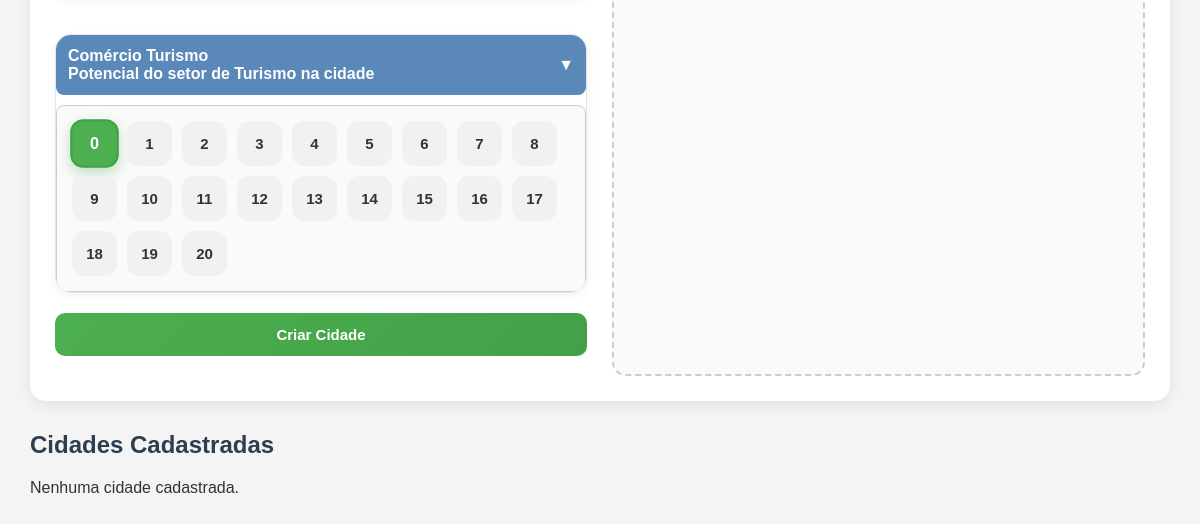
The app's page /Pages/adm/index.php (signed in, lower part), older data.
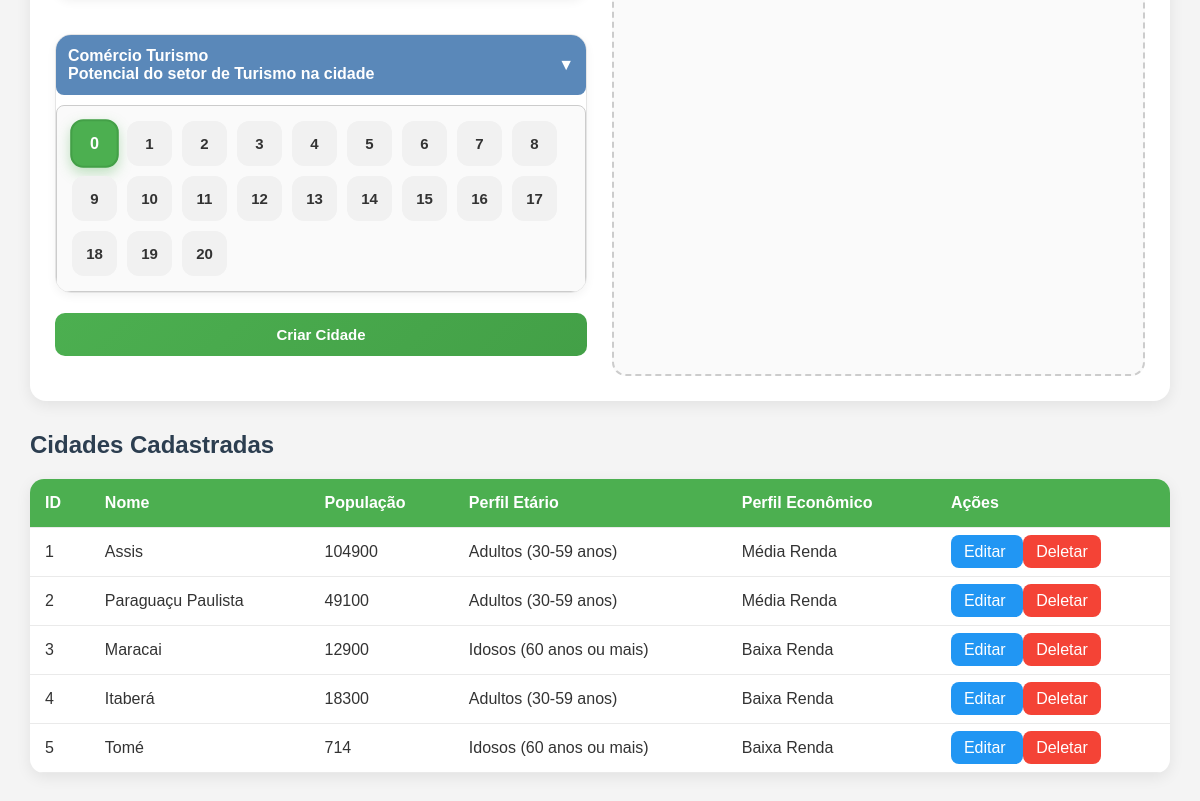
The same page, newer data.
### tables this page shows
CREATE TABLE `cidades` (
  `id` int(11) NOT NULL,
  `nome` varchar(255) NOT NULL,
  `populacao_quant` int(11) NOT NULL,
  `perfil_etario` varchar(255) NOT NULL,
  `perfil_economico` varchar(255) NOT NULL,
  `comercio_alimentacao` int(11) NOT NULL,
  `comercio_moda` int(11) NOT NULL,
  `comercio_tecnologia` int(11) NOT NULL,
  `comercio_varejo` int(11) NOT NULL,
  `comercio_servicos` int(11) NOT NULL,
  `comercio_turismo` int(11) NOT NULL
);

### BE/Controller/adm/cidadeC.php (called while the page is built, shortened)
<?php
require_once __DIR__ . '/../../Model/adm/cidadeM.php';
class CidadeController {
    private $model;
    public function __construct() {
        $this->model = new CidadeModel();
    }
    public function index() {
        return $this->model->getAll();
    }
}

### BE/Model/adm/cidadeM.php (called while the page is built, shortened)
<?php
require_once __DIR__ . '/../../DB/Database.php';
class CidadeModel {
    private $pdo;
    public function __construct() {
        global $pdo;
        $this->pdo = $pdo;
    }
    public function getAll() {
        $stmt = $this->pdo->query("SELECT * FROM cidades");
        return $stmt->fetchAll(PDO::FETCH_ASSOC);
    }
}

### Pages/adm/index.php (the view, shortened to what this page needs)
<?php
require_once __DIR__ . '/../../BE/Controller/adm/cidadeC.php';
$controller = new CidadeController();
$cidadeEdit = null;
$cidades = $controller->index();
?>
<!DOCTYPE html>
<html lang="pt-br">
<head>
</head>
<body>
    <form method="POST">
        <div class="form-container">
            <div class="form-left">
<div name=" GERAL ">
    <div class="business-section">
        <div class="score-card">
            <button
                type="button"
                class="toggle-btn"
                onclick="toggleBox('turismo-box')">
                <div>
                    Comércio Turismo
                    <div class="score-subtitle">
                        Potencial do setor de Turismo na cidade
                    </div>
                </div>
                <span>▼</span>
            </button>
            <div id="turismo-box" class="hidden-box">
                <?php for ($i = 0; $i <= 20; $i++): ?>
                    <label class="radio-item">
                        <span><?= $i ?></span>
                    </label>
                <?php endfor; ?>
            </div>
        </div>
    </div>
</div>
                <div class="form-group">
                    <?php if (isset($cidadeEdit) && $cidadeEdit): ?>
                        <button type="submit" name="update">Atualizar Cidade</button>
                       <br>
                        <button type="button" name="cancel" onclick="window.location.href='index.php'" >Cancelar</button>
                    <?php else: ?>
                        <button type="submit" name="create">Criar Cidade</button>
                    <?php endif; ?>
                </div>
            </div>
            <div class="form-right">
            </div>
        </div>
    </form>
    <h2>Cidades Cadastradas</h2>
    <?php if (!empty($cidades)): ?>
        <table>
            <thead>
                <tr>
                    <th>ID</th>
                    <th>Nome</th>
                    <th>População</th>
                    <th>Perfil Etário</th>
                    <th>Perfil Econômico</th>
                    <th>Ações</th>
                </tr>
            </thead>
            <tbody>
                <?php foreach ($cidades as $cidade): ?>
                    <tr>
                        <td><?= htmlspecialchars($cidade['id']) ?></td>
                        <td><?= htmlspecialchars($cidade['nome']) ?></td>
                        <td><?= htmlspecialchars($cidade['populacao_quant']) ?></td>
                        <td><?= htmlspecialchars($cidade['perfil_etario']) ?></td>
                        <td><?= htmlspecialchars($cidade['perfil_economico']) ?></td>
                        <td>
                            <a
                                href="?edit=<?= $cidade['id'] ?>"
                                class="btn-edit">
                                Editar
                            </a>
                            <a
                                href="?delete=<?= $cidade['id'] ?>"
                                class="btn-delete"
                                onclick="return confirm('Tem certeza que deseja deletar?');">
                                Deletar
                            </a>
                        </td>
                    </tr>
                <?php endforeach; ?>
            </tbody>
        </table>
    <?php else: ?>
        <p>Nenhuma cidade cadastrada.</p>
    <?php endif; ?>
</body>
</html>

### Pages/adm/index.php (style rules this page uses)
* { margin:0; padding:0; box-sizing:border-box; }
body { font-family:Arial, sans-serif; background:#f4f4f4; padding:30px; color:#333; }
h2 { margin-bottom:20px; margin-top:25px; color:#2c3e50; }
form { background:white; padding:25px; border-radius:16px; margin-bottom:30px; box-shadow: 0 4px 15px rgba(0,0,0,0.08); }
.form-container { display:flex; gap:25px; }
.form-left { width:50%; }
.form-right { width:50%; background:#fafafa; border-radius:14px; padding:20px; min-height:400px; border:2px dashed #ccc; }
.form-group { display:flex; flex-direction:column; margin-bottom:20px; }
button { padding:13px 20px; border:none; border-radius:10px; cursor:pointer; color:white; font-size:15px; font-weight:600; transition:0.25s ease; }
button[name="create"], button[name="update"] { background:linear-gradient( 135deg, #4CAF50, #43a047 ); }
table { width:100%; border-collapse:collapse; background:white; border-radius:14px; overflow:hidden; box-shadow: 0 4px 15px rgba(0,0,0,0.08); }
th { background:#4CAF50; color:white; }
th, td { padding:15px; border-bottom:1px solid #eaeaea; text-align:left; }
.btn-edit { background:#2196F3; color:white; padding:8px 13px; text-decoration:none; border-radius:8px; transition:0.2s ease; }
.btn-delete { background:#f44336; color:white; padding:8px 13px; text-decoration:none; border-radius:8px; transition:0.2s ease; }
.business-section { margin-top:35px; }
.score-card { background:white; border:1px solid #e5e5e5; border-radius:16px; overflow:hidden; margin-bottom:20px; transition:0.25s ease; box-shadow: 0 3px 10px rgba(0,0,0,0.05); }
.toggle-btn { width:100%; border:none; background:linear-gradient( 135deg, #4CAF50, #43a047 ); color:white; padding:18px 22px; cursor:pointer; display:flex; align-items:center; justify-content:space-between; text-align:left; }
.hidden-box { display:none; padding:22px; background:#fafafa; border-top:1px solid #ececec; gap:12px; flex-wrap:wrap; }
.radio-item input:checked + span { background:#4CAF50; color:white; border-color:#43a047; transform:scale(1.08); box-shadow: 0 5px 12px rgba(76,175,80,0.35); }
.toggle-btn { width: 100%; padding: 12px; border: none; border-radius: 8px; background: #5a88b9; color: white; font-size: 16px; cursor: pointer; transition: background-color 0.3s ease; }
.hidden-box { display: flex; margin-top: 10px; padding: 15px; border: 1px solid #ccc; border-radius: 8px; gap: 10px; flex-wrap: wrap; }

Row changes from the older to the newer data that the page shows:
added cidades: id "1", nome "Assis", populacao_quant "104900", perfil_etario "Adultos (30-59 anos)", perfil_economico "Média Renda"
added cidades: id "2", nome "Paraguaçu Paulista", populacao_quant "49100", perfil_etario "Adultos (30-59 anos)", perfil_economico "Média Renda"
added cidades: id "3", nome "Maracai", populacao_quant "12900", perfil_etario "Idosos (60 anos ou mais)", perfil_economico "Baixa Renda"
added cidades: id "4", nome "Itaberá", populacao_quant "18300", perfil_etario "Adultos (30-59 anos)", perfil_economico "Baixa Renda"
added cidades: id "5", nome "Tomé", populacao_quant "714", perfil_etario "Idosos (60 anos ou mais)", perfil_economico "Baixa Renda"
Text that changed along with them:
text no longer shown: "Nenhuma cidade cadastrada."
text now shown: "ID Nome População Perfil Etário Perfil Econômico Ações"
